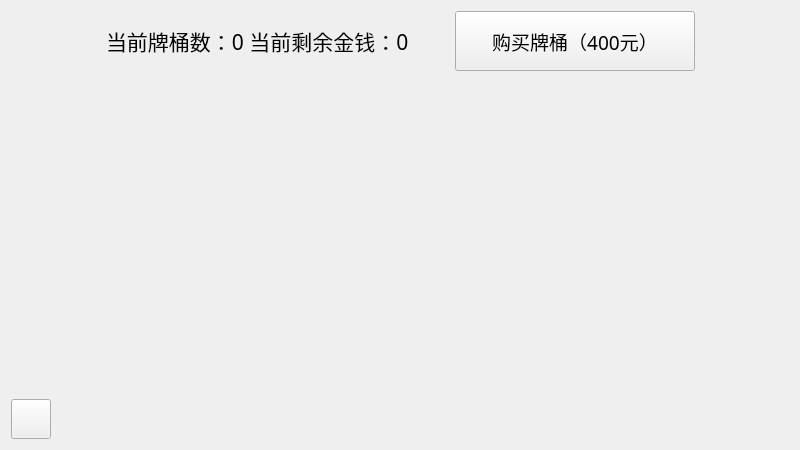
<?xml version="1.0" encoding="UTF-8"?>
<ui version="4.0">
 <class>BuyKeg</class>
 <widget class="QWidget" name="BuyKeg">
  <property name="geometry">
   <rect>
    <x>0</x>
    <y>0</y>
    <width>800</width>
    <height>450</height>
   </rect>
  </property>
  <property name="windowTitle">
   <string>Form</string>
  </property>
  <layout class="QGridLayout" name="gridLayout">
   <item row="0" column="0">
    <layout class="QHBoxLayout" name="horizontalLayout">
     <item>
      <spacer name="horizontalSpacer_4">
       <property name="orientation">
        <enum>Qt::Horizontal</enum>
       </property>
       <property name="sizeHint" stdset="0">
        <size>
         <width>40</width>
         <height>20</height>
        </size>
       </property>
      </spacer>
     </item>
     <item>
      <widget class="QLabel" name="label">
       <property name="font">
        <font>
         <family>微软雅黑</family>
         <pointsize>16</pointsize>
        </font>
       </property>
       <property name="text">
        <string>当前牌桶数：0 当前剩余金钱：0</string>
       </property>
      </widget>
     </item>
     <item>
      <spacer name="horizontalSpacer_6">
       <property name="orientation">
        <enum>Qt::Horizontal</enum>
       </property>
       <property name="sizeType">
        <enum>QSizePolicy::Fixed</enum>
       </property>
       <property name="sizeHint" stdset="0">
        <size>
         <width>40</width>
         <height>20</height>
        </size>
       </property>
      </spacer>
     </item>
     <item>
      <widget class="QPushButton" name="pushButton_buy">
       <property name="minimumSize">
        <size>
         <width>240</width>
         <height>60</height>
        </size>
       </property>
       <property name="font">
        <font>
         <family>微软雅黑</family>
         <pointsize>14</pointsize>
        </font>
       </property>
       <property name="text">
        <string>购买牌桶（400元）</string>
       </property>
      </widget>
     </item>
     <item>
      <spacer name="horizontalSpacer_5">
       <property name="orientation">
        <enum>Qt::Horizontal</enum>
       </property>
       <property name="sizeHint" stdset="0">
        <size>
         <width>40</width>
         <height>20</height>
        </size>
       </property>
      </spacer>
     </item>
    </layout>
   </item>
   <item row="1" column="0">
    <spacer name="verticalSpacer">
     <property name="orientation">
      <enum>Qt::Vertical</enum>
     </property>
     <property name="sizeType">
      <enum>QSizePolicy::Expanding</enum>
     </property>
     <property name="sizeHint" stdset="0">
      <size>
       <width>20</width>
       <height>313</height>
      </size>
     </property>
    </spacer>
   </item>
   <item row="2" column="0">
    <layout class="QHBoxLayout" name="horizontalLayout_3">
     <item>
      <widget class="QPushButton" name="pushButton_back">
       <property name="minimumSize">
        <size>
         <width>40</width>
         <height>40</height>
        </size>
       </property>
       <property name="text">
        <string/>
       </property>
      </widget>
     </item>
     <item>
      <spacer name="horizontalSpacer">
       <property name="orientation">
        <enum>Qt::Horizontal</enum>
       </property>
       <property name="sizeHint" stdset="0">
        <size>
         <width>40</width>
         <height>20</height>
        </size>
       </property>
      </spacer>
     </item>
    </layout>
   </item>
  </layout>
 </widget>
 <resources/>
 <connections/>
</ui>
